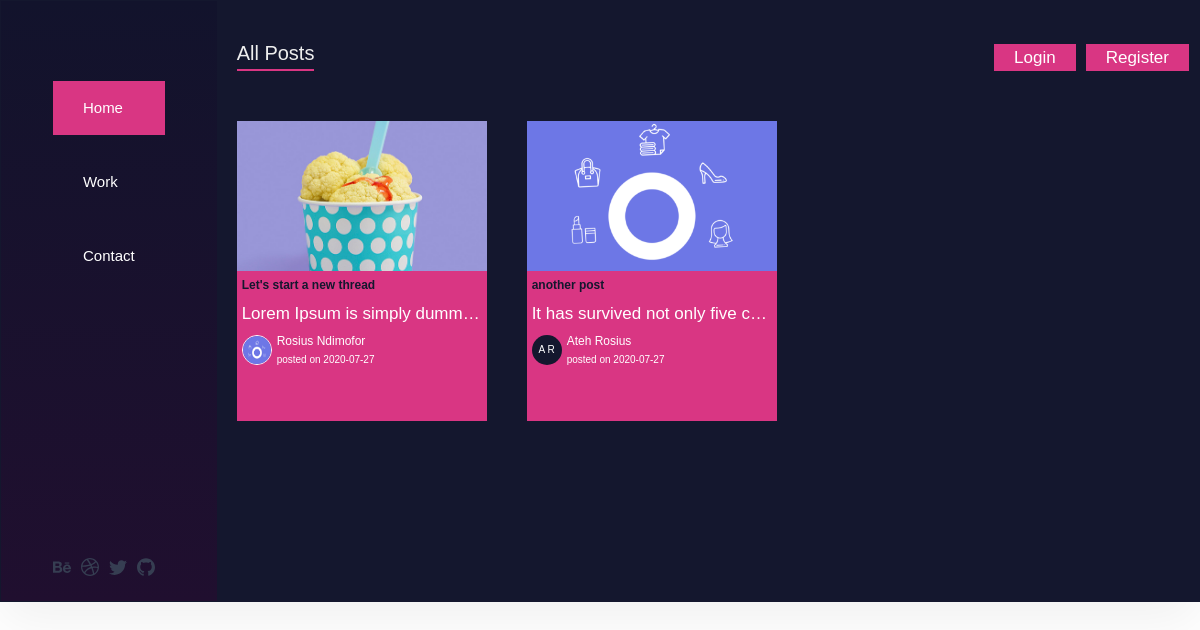
The page / on the database its author committed.
### models/post.py (models this page shows, shortened)
class PostModel(db.Model):
    __tablename__ = "posts"
    id = db.Column(db.Integer, primary_key=True)
    title = db.Column(db.String(255),nullable=False)
    posts = db.Column(db.Text, nullable=False)
    image_url =db.Column(db.String(255),nullable=False)
    user_id = db.Column(db.Integer, db.ForeignKey("users.id"), nullable=False)
    users = db.relationship("UserModel")
    created_on = db.Column(db.DateTime, server_default=db.func.now())
    updated_on = db.Column(
        db.DateTime, server_default=db.func.now(), server_onupdate=db.func.now())
    @classmethod
    def find_all_posts(cls) -> List["PostModel"]:
        return cls.query.all()

### models/user.py (models this page shows, shortened)
class UserModel(db.Model):
    __tablename__ = "users"
    id = db.Column(db.Integer, primary_key=True)
    full_names = db.Column(db.String(80), nullable=False)
    profile_pic = db.Column(db.String(80))
    email = db.Column(db.String(255), unique=True, nullable=False, index=True)
    password = db.Column(db.String(124), nullable=False, server_default="")
    posts = db.relationship("PostModel", lazy="dynamic")

### blueprints/blog.py (the view)
@bp.route('/')
def index():
    posts = PostModel.find_all_posts()
    return render_template('blog/index.html', posts=posts)

### blueprints/auth.py (called while the page is built)
@bp.before_app_request
def load_logged_in_user():
    user_id = session.get('user_id')
    if user_id is None:
        g.user = None
    else:
        g.user = UserModel.find_user_by_id(user_id)

### templates/blog/index.html (shortened to what this page needs)
{% extends 'base.html' %}
{% block header %}
  <h1>{% block title %}All Posts{% endblock %}</h1>
{% endblock %}
{% block menu %}
<ul class="sidebar-nav">
        <li class="sidebar-nav__item sidebar-nav__item--active">
            <a class="sidebar-nav__link" href="{{ url_for('blog.index') }}">
            <span>Home</span></a>
        </li>
        <li class="sidebar-nav__item">
          <a href="#" class="sidebar-nav__link">
            <span>Work</span>
          </a>
        </li>
        <li class="sidebar-nav__item">
          <a href="{{ url_for('contact.send_email') }}" class="sidebar-nav__link">
            <span>Contact</span>
          </a>
        </li>
      </ul>
{%endblock %}
{% block header_menu %}
{% if g.user.id %}
<div class="header-menu">
          <a href="{{url_for('auth.logout')}}" class="header-menu__logout">
            <span>Log Out</span>
          </a>
        </div>
{% else %}
<div class="header-menu">
          <a href="{{url_for('auth.login')}}" class="header-menu__login">
              <span>Login</span></a>
          <a href="{{url_for('auth.register')}}" class="header-menu__register">
            <span>Register</span>
          </a>
      </div>
{%endif%}
{% endblock %}
{% block middle %}
  {% for post in posts %}
<article class="post">
  <header>
    <div>
         <img src="http://{{request.host}}/static/images/{{post.image_url}}" alt="images uploaded" class="post_images">
      <h1 class="title">{{ post.title }}</h1>
    </div>
  </header>
     <p class="post-body">{{ post.posts }}</p>
    <div class="user-details">
 {% if post.users.profile_pic %}
<img src="http://{{request.host}}/static/images/{{post.users.profile_pic}}" alt="profile pic" class="profile-pic-sm">
             {% else %}
         <div class="profile-placeholder-name-sm">
             {% for s in post.users.full_names.split() %}
                 {{s[0]}}
             {% endfor %}
         </div>
        {%endif%}
      <div class="about-container">
          <div class="about">
               {{ post.users.full_names }}
          </div>
       <div class="time">
           posted on  {{ post.created_on.strftime('%Y-%m-%d') }}
       </div>
      </div>
        </div>
</article>
{% endfor %}
{% endblock %}

### templates/base.html (shortened to what this page needs)
<!doctype html>
<link rel="stylesheet" href="{{ url_for('static', filename='style.css') }}">
<body>
<div class="container">
  <section class="content">
    <div class="body-content">
  <div class="left">
    <div class="sidebar-menu">
      {% block menu %} {% endblock %}
    </div>
    <div class="sidebar-footer">
      <a href="#" class="sidebar-footer__social">
        <svg class="sidebar-footer__icon">
          <use xlink:href="/static/img/sprite.svg#icon-behance"></use>
        </svg>
      </a>
      <a href="#" class="sidebar-footer__social">
        <svg class="sidebar-footer__icon">
          <use xlink:href="/static/img/sprite.svg#icon-dribbble"></use>
        </svg>
      </a>
      <a href="#" class="sidebar-footer__social">
        <svg class="sidebar-footer__icon">
          <use xlink:href="/static/img/sprite.svg#icon-twitter"></use>
        </svg>
      </a>
      <a href="#" class="sidebar-footer__social">
        <svg class="sidebar-footer__icon">
          <use xlink:href="/static/img/sprite.svg#icon-github"></use>
        </svg>
      </a>
    </div>
  </div>
  <div class="right">
    <div class="header">
      <div class="header-title">
          {% block title %}{% endblock%}
      </div>
      {% block header_menu %}
      {% endblock %}
    </div>
    <div class="middle">
      {% block middle %} {% endblock %}
    </div>
  </div>
</div>
  </section>
</div>
</body>

### static/style.css (style rules this page uses)
* { margin: 0; padding: 0; }
*, *::before, *::after { box-sizing: inherit; }
body { background-image: url("img/bg.jpg"); font-weight: 400; line-height: 1.6; font-family: "Montserrat", sans-serif; min-height: 100vh; scroll-snap-type: none; background-size: cover; }
.container { max-width: 120rem; margin: 4rem auto; border-style: solid; border-color: var(--color-bg-dark); border-width: 1px; background-image: linear-gradient( to bottom right, var(--color-bg-dark), var(--color-bg-red) ); box-shadow: var(--shadow-light); min-height: 50rem; overflow: hidden; }
@media only screen and (max-width: 75em) { .container { margin: 0; max-width: 100%; width: 100%; } }
.body-content { display: flex; }
.sidebar-nav { font-size: 1.5rem; list-style: none; margin-top: 5rem; color: var(--color-white); }
.sidebar-nav__item { position: relative; }
.sidebar-nav__item:not(:last-child) { margin-bottom: 2rem; }
.sidebar-nav__item::before { content: ""; position: absolute; top: 0; left: 0; height: 100%; width: 3px; background-color: var(--color-bg-red); transform: scaleY(0); transition: transform 0.2s, width 0.4s cubic-bezier(1, 0, 0, 1) 0.2s, background-color 0.1s; }
.sidebar-nav__item:hover::before, .sidebar-nav__item--active::before { transform: scaleY(1); width: 100%; }
.sidebar-nav__link:link, .sidebar-nav__link:visited { color: var(--color-white); text-decoration: none; position: relative; display: block; padding: 1.5rem 3rem; z-index: 10; display: flex; align-items: center; }
.left { background-image: linear-gradient( to bottom, var(--color-nav-1), var(--color-nav-2) ); flex: 0 0 18%; display: flex; flex-direction: column; padding-top: 3rem; justify-content: space-between; align-items: center; height: 60rem; }
.right { display: flex; flex-direction: column; flex: 1; }
.header { height: 10rem; background-color: var(--color-bg-dark); display: flex; justify-content: space-between; align-items: flex-end; padding-left: 2rem; padding-right: 1rem; padding-bottom: 3rem; }
.header-title { font-size: 2rem; color: var(--color-grey); border-bottom: 2px solid var(--color-bg-red); }
.header-menu { display: flex; font-size: 1.7rem; color: var(--color-grey); }
.header-menu__login { margin-right: 1rem; }
.middle { background-color: var(--color-bg-dark); height: 50rem; overflow-y: scroll; display: flex; flex-wrap: wrap; }
.post { color: var(--color-white); width: 25rem; height: 30rem; background-color: var(--color-bg-red); margin: 2rem 2rem; }
.title { font-size: 1.2rem; padding: 0 0.5rem; color: var(--color-bg-dark); }
.post-body { font-size: 1.7rem; padding: 0.5rem 0.5rem; white-space: nowrap; overflow: hidden; text-overflow: ellipsis; }
.sidebar-footer { display: flex; padding-bottom: 2rem; }
.sidebar-footer__icon { width: 1.8rem; height: 1.8rem; margin-right: 1rem; fill: var(--color-icon); }
.header-menu__register { text-decoration: none; padding: 0 2rem; color: var(--color-white); background-color: var(--color-bg-red); }
.header-menu__login { text-decoration: none; padding: 0 2rem; color: var(--color-white); background-color: var(--color-bg-red); }
.post_images { width: 100%; height: 15rem; object-fit: cover; }
.profile-pic-sm { width: 3rem; height: 3rem; margin-left: 0.5rem; margin-right: 0.5rem; border-radius: 50%; border-style: solid; border-width: 1px; border-color: var(--color-white); background-size: cover; }
.profile-placeholder-name-sm { width: 3rem; height: 3rem; border-radius: 100%; font-size: 1rem; margin-left:0.5rem; margin-right:0.5rem; display: flex; align-items: center; justify-content: center; color: var(--color-white); background-color: var(--color-bg-dark); }
.user-details { display: flex; align-items:center; margin-bottom:1rem; }
.about { font-size: 1.2rem; }
.time { font-size: 1rem; }

### rows shown on the page
PostModel: image_url (picture), title "Let's start a new thread", posts "Lorem Ipsum is simply dumm…", users.profile_pic (picture), users.full_names "Rosius Ndimofor", created_on "2020-07-27"
PostModel: image_url (picture), title "another post", posts "It has survived not only five c…", s "A" "R", users.full_names "Ateh Rosius", created_on "2020-07-27"
